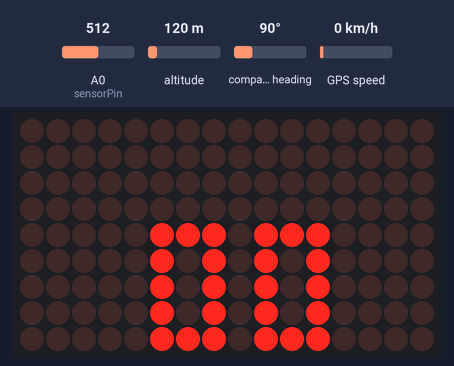
Bench run of a sketch on a simulated Arduino Mega 2560, built with avr-gcc and run on an emulated ATmega2560. On the bench: 16×9 LED matrix. The test bench sets the inputs (shaded band); at power-on: GPS speed 0 km/h, compass heading 90°, A0 (sensorPin) = 512, altitude 120 m. The GPS gets a fix after 3 s at 37.7749, -122.4194 with 8 satellites.

Above: at 4.1 s.
4.2 s: GPS speed set to 2 km/h
At 6.1 s:
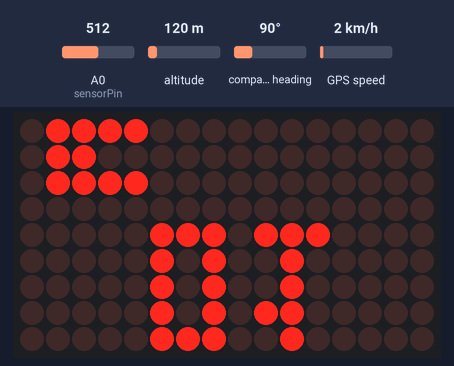
8.4 s: compass heading set to 72°
12.6 s: compass heading set to 63°
At 13.6 s:
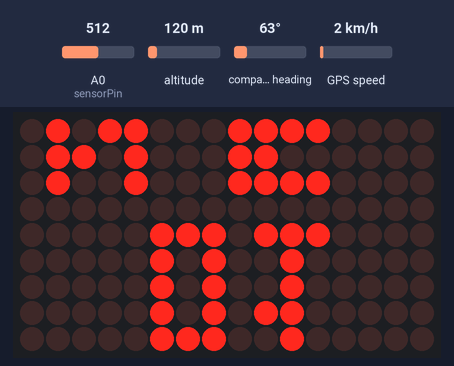
16.8 s: GPS speed set to 30 km/h
At 18.2 s:
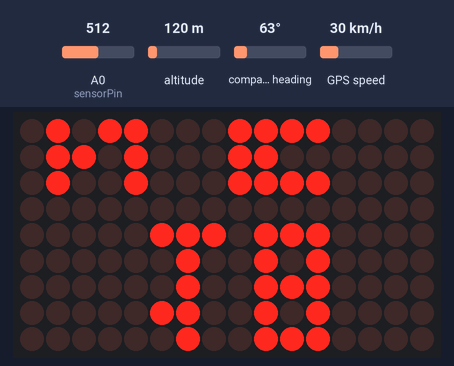
21.0 s: GPS speed set to 60 km/h
At 22.7 s:
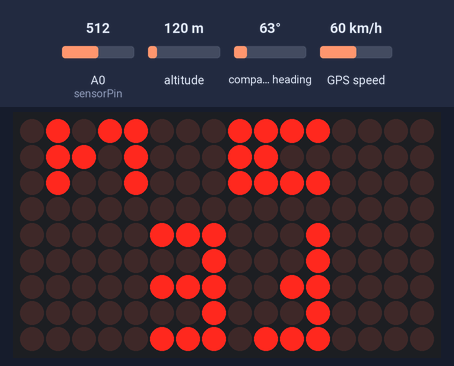
25.2 s: compass heading set to 7°
At 27.6 s:
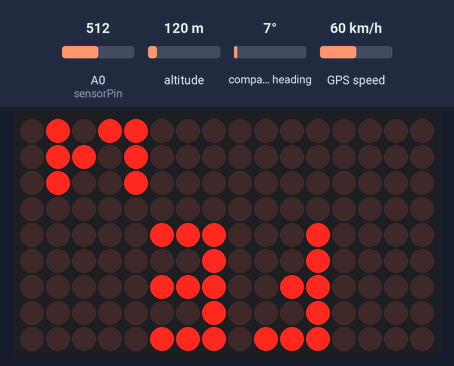
Timing chart, 0 to 29.1 s (numbered marks = the images above; inputs shaded):
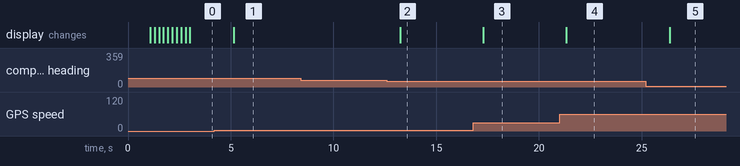

Measured:
- the behaviour switches between 68 and 67° on compass heading (found by bisection; images 1 and 2)
- after the input at 4.2 s, the display: changes after 0.95 s (image 1)
- after the input at 8.4 s, every drawn part: stays the same
- after the input at 12.6 s, the display: changes after 0.65 s (image 2)
- after the input at 16.8 s, the display: changes after 0.49 s (image 3)
- after the input at 21.0 s, the display: changes after 0.33 s (image 4)
- after the input at 25.2 s, the display: changes after 1.2 s (image 5)

The sketch:

GPS_dotmatrix.ino
```cpp
#include <Wire.h>
#include <Adafruit_GFX.h>
#include <Adafruit_IS31FL3731.h>
Adafruit_IS31FL3731 matrix = Adafruit_IS31FL3731();
#include <Adafruit_GPS.h>
#include <HardwareSerial.h>
//SoftwareSerial mySerial(3, 2);
//HardwareSerial mySerial = Serial;
Adafruit_GPS GPS(&Serial1);
#define GPSECHO  false
boolean usingInterrupt = false;
void useInterrupt(boolean); // Func prototype keeps Arduino 0023 happy
byte pos = 0;
int angle = 500;
int speed = 00;
int avg = 0;
uint8_t spones, sptens, sphund;

//Light Variables
int sensorPin = A0; // select the input pin for LDR
int light = 0;
int backl = 20;

int lux = 0;
float rawRange = 1024;
float logRange = 5.0; // 3.3v = 10^5 lux


void setup()
{
    //Wire.begin(4, 5);
    Wire.begin();


  matrix.begin();
  matrix.clear();


  //zero();

//  Serial.begin(19200);


  // 9600 NMEA is the default baud rate for Adafruit MTK GPS's- some use 4800
//  GPS.begin(9600);
  GPS.begin(19200);

  // uncomment this line to turn on RMC (recommended minimum) and GGA (fix data) including altitude
 // GPS.sendCommand(PMTK_SET_NMEA_OUTPUT_RMCGGA);
  // uncomment this line to turn on only the "minimum recommended" data
  GPS.sendCommand(PMTK_SET_NMEA_OUTPUT_RMCONLY);
  // For parsing data, we don't suggest using anything but either RMC only or RMC+GGA since
  // the parser doesn't care about other sentences at this time

  GPS.sendCommand("$PMTK251,19200*22");


  // Set the update rate
  GPS.sendCommand(PMTK_SET_NMEA_UPDATE_10HZ);   // 1 Hz update rate
  // For the parsing code to work nicely and have time to sort thru the data, and
  // print it out we don't suggest using anything higher than 1 Hz

  // Request updates on antenna status, comment out to keep quiet
  //GPS.sendCommand(PGCMD_ANTENNA);

  // the nice thing about this code is you can have a timer0 interrupt go off
  // every 1 millisecond, and read data from the GPS for you. that makes the
  // loop code a heck of a lot easier!
  //useInterrupt(true);

  delay(1000);
  // Ask for firmware version
  Serial1.println(PMTK_Q_RELEASE);
matrix.clear();
 working();
}


// Interrupt is called once a millisecond, looks for any new GPS data, and stores it


uint32_t timer = millis();


void loop()                     // run over and over again
{
  //working();
   // read data from the GPS in the 'main loop'
    char c = GPS.read();
    // if you want to debug, this is a good time to do it!


  // if a sentence is received, we can check the checksum, parse it...
  if (GPS.newNMEAreceived()) {
    // a tricky thing here is if we print the NMEA sentence, or data
    // we end up not listening and catching other sentences!
    // so be very wary if using OUTPUT_ALLDATA and trytng to print out data
    //Serial.println(GPS.lastNMEA());   // this also sets the newNMEAreceived() flag to false

    if (!GPS.parse(GPS.lastNMEA()))   // this also sets the newNMEAreceived() flag to false
      return;  // we can fail to parse a sentence in which case we should just wait for another
  }
  // if millis() or timer wraps around, we'll just reset it
  if (timer > millis())  timer = millis();
  // approximately every 2 seconds or so, print out the current stats
  if (millis() - timer > 100) {
    timer = millis(); // reset the timer

//Light calculation
light = analogRead(sensorPin);
//old value -  backl = map(constrain(light, 350, 1250),350, 2000, 5, 255);
//backl = map(constrain(light, 50, 1024), 50, 750, 3, 255);
 avg = map(constrain(light, 350, 1024),350, 1024, 3, 255);
 //averaging backlight values to fix streetlight issue
backl = (avg + (backl)) / 2;
//avg = avg / 2;


//lux = RawToLux(light);
//backl = map(constrain(lux, 3000, 55000), 3, 55000, 3, 255);


     //  GPS.angle = (int) angle;


   sphund = speed/100;
   sptens = speed%100/10;
   spones = speed%10;


  matrix.clear();

  // ~~~SPEED ONES DISPLAY~~~

   pos = 9;

 if (spones == 1){
one();
  }
  else if (spones == 2){
two();
  }
  else if (spones == 3){
three();
  }
  else if (spones == 4){
four();
  }
  else if (spones == 5){
five();
  }
  else if (spones == 6){
six();
  }
  else if (spones == 7){
seven();
  }
  else if (spones == 8){
eight();
  }
  else if (spones == 9){
nine();
  }
  else if (spones == 0){
zero();
  }
  else {
;
  }


  // ~~~SPEED TENS DISPLAY~~~

   pos = 5;


 if (sptens == 1){
one();
  }
  else if (sptens == 2){
two();
  }
  else if (sptens == 3){
three();
  }
  else if (sptens == 4){
four();
  }
  else if (sptens == 5){
five();
  }
  else if (sptens == 6){
six();
  }
  else if (sptens == 7){
seven();
  }
  else if (sptens == 8){
eight();
  }
  else if (sptens == 9){
nine();
  }
  else if (sptens == 0){
zero();
  }
  else {
;
  }


  // ~~~SPEED HUNDRED DISPLAY~~~

pos = 1;

  if (sphund == 0){
;
  }
  else if (sphund == 1){
one();
  }
  else if (sphund == 2){
two();
  }
  else {
;
  }

 // ~~~DIRECTION DISPLAY~~~
  if (speed == 00){
  ;
  }
  else if (angle < 23){
  pos = 1;
  north();
  }

  else if (angle < 68){
  pos = 1;
  north();
  pos = 8;
  east();
  }

  else if (angle < 113){
  pos = 1;
  east();
  }

  else if (angle < 158){
  pos = 1;
  south();
  pos = 8;
  east();
  }

  else if (angle < 202){
  pos = 1;
  south();
  }

  else if (angle < 247){
  pos = 1;
  south();
  pos = 8;
  west();
  }

  else if (angle < 293){
  pos = 1;
  west();
  }

  else if (angle < 338){
  pos = 1;
  north();
  pos = 8;
  west();
  }

  else if (angle < 361){
  pos = 1;
  north();
  }
  else {
   pos = 1;
   east();
   pos = 8;
   arr();
   pos = 11;
   arr();
  }

//    Serial.print("\nTime: ");
//    Serial.print(GPS.hour, DEC); Serial.print(':');
//    Serial.print(GPS.minute, DEC); Serial.print(':');
//    Serial.print(GPS.seconds, DEC); Serial.print('.');
 //   Serial.println(GPS.milliseconds);
//    Serial.print("Arduino Angle: "); Serial.println(angle);
//    Serial.print("Date: ");
//    Serial.print(GPS.day, DEC); Serial.print('/');
//    Serial.print(GPS.month, DEC); Serial.print("/20");
//    Serial.println(GPS.year, DEC);
//    Serial.print("Fix: "); Serial.println((int)GPS.fix);
//    Serial.print("quality: "); Serial.println((int)GPS.fixquality);
//    Serial.print("Raw value: ");Serial.println(light); //prints the values coming from the sensor on the screen
//    Serial.print("lux: ");Serial.println(lux); //prints the values coming from the sensor on the screen
//    Serial.print("Backlight Value: ");Serial.println(backl); //prints the values coming from the sensor on the screen
//    Serial.print("hundreds:  "); Serial.println(sphund);
//    Serial.print("tens:  "); Serial.println(sptens);
//    Serial.print("ones:  "); Serial.println(spones);


    if (GPS.fix) {
      angle = (int)GPS.angle;
      speed = (GPS.speed) * 1.15078;

//      Serial.print("Speed (knots): "); Serial.println(GPS.speed); Serial.println(speed);
//      Serial.print("Angle: "); Serial.println((int)GPS.angle);
//      Serial.print("Altitude: "); Serial.println(GPS.altitude);
//      Serial.print("Satellites: "); Serial.println((int)GPS.satellites);
//      Serial.println(" . "); Serial.println(" ");


    }


  }
}

void one(){
matrix.drawPixel(pos, 4, backl);
matrix.drawPixel(pos, 7, backl);
matrix.drawPixel(pos + 1, 4, backl);
matrix.drawPixel(pos + 1, 5, backl);
matrix.drawPixel(pos + 1, 6, backl);
matrix.drawPixel(pos + 1, 7, backl);
matrix.drawPixel(pos + 1, 8, backl);
matrix.drawPixel(pos + 2, 4, backl);
}

void two(){
matrix.drawPixel(pos, 4, backl);
matrix.drawPixel(pos, 5, backl);
matrix.drawPixel(pos, 6, backl);
matrix.drawPixel(pos, 8, backl);
matrix.drawPixel(pos + 1, 4, backl);
matrix.drawPixel(pos + 1, 6, backl);
matrix.drawPixel(pos + 1, 8, backl);
matrix.drawPixel(pos + 2, 4, backl);
matrix.drawPixel(pos + 2, 6, backl);
matrix.drawPixel(pos + 2, 7, backl);
matrix.drawPixel(pos + 2, 8, backl);
}

void three(){
matrix.drawPixel(pos, 8, backl);
matrix.drawPixel(pos, 6, backl);
matrix.drawPixel(pos, 4, backl);
matrix.drawPixel(pos + 1, 8, backl);
matrix.drawPixel(pos + 1, 6, backl);
matrix.drawPixel(pos + 1, 4, backl);
matrix.drawPixel(pos + 2, 8, backl);
matrix.drawPixel(pos + 2, 7, backl);
matrix.drawPixel(pos + 2, 6, backl);
matrix.drawPixel(pos + 2, 5, backl);
matrix.drawPixel(pos + 2, 4, backl);
}

void four(){

matrix.drawPixel(pos, 6, backl);
matrix.drawPixel(pos, 7, backl);
matrix.drawPixel(pos, 8, backl);
matrix.drawPixel(pos + 1, 6, backl);
matrix.drawPixel(pos + 2, 7, backl);
matrix.drawPixel(pos + 2, 4, backl);
matrix.drawPixel(pos + 2, 5, backl);
matrix.drawPixel(pos + 2, 6, backl);
}

void five(){
matrix.drawPixel(pos, 4, backl);
matrix.drawPixel(pos, 6, backl);
matrix.drawPixel(pos, 7, backl);
///matrix.drawPixel(pos, 8, backl);
matrix.drawPixel(pos + 1, 4, backl);
matrix.drawPixel(pos + 1, 6, backl);
matrix.drawPixel(pos + 1, 8, backl);
matrix.drawPixel(pos + 2, 4, backl);
matrix.drawPixel(pos + 2, 5, backl);
matrix.drawPixel(pos + 2, 6, backl);
matrix.drawPixel(pos + 2, 8, backl);
}

void six(){
matrix.drawPixel(pos, 4, backl);
matrix.drawPixel(pos, 5, backl);
matrix.drawPixel(pos, 6, backl);
matrix.drawPixel(pos, 7, backl);
//matrix.drawPixel(pos, 8, backl);
matrix.drawPixel(pos + 1, 4, backl);
matrix.drawPixel(pos + 1, 6, backl);
matrix.drawPixel(pos + 1, 8, backl);
matrix.drawPixel(pos + 2, 4, backl);
matrix.drawPixel(pos + 2, 5, backl);
matrix.drawPixel(pos + 2, 6, backl);
matrix.drawPixel(pos + 2, 8, backl);
}

void seven(){
matrix.drawPixel(pos, 8, backl);
matrix.drawPixel(pos + 1, 6, backl);
matrix.drawPixel(pos + 1, 8, backl);
matrix.drawPixel(pos + 2, 4, backl);
matrix.drawPixel(pos + 2, 5, backl);
matrix.drawPixel(pos + 2, 6, backl);
matrix.drawPixel(pos + 2, 7, backl);
matrix.drawPixel(pos + 2, 8, backl);
}

void eight(){
matrix.drawPixel(pos, 4, backl);
matrix.drawPixel(pos, 5, backl);
matrix.drawPixel(pos, 6, backl);
matrix.drawPixel(pos, 7, backl);
matrix.drawPixel(pos, 8, backl);
matrix.drawPixel(pos + 1, 4, backl);
matrix.drawPixel(pos + 1, 6, backl);
matrix.drawPixel(pos + 1, 8, backl);
matrix.drawPixel(pos + 2, 4, backl);
matrix.drawPixel(pos + 2, 5, backl);
matrix.drawPixel(pos + 2, 6, backl);
matrix.drawPixel(pos + 2, 7, backl);
matrix.drawPixel(pos + 2, 8, backl);


}void nine(){
matrix.drawPixel(pos, 4, backl);
matrix.drawPixel(pos, 6, backl);
matrix.drawPixel(pos, 7, backl);
matrix.drawPixel(pos, 8, backl);
matrix.drawPixel(pos + 1, 4, backl);
matrix.drawPixel(pos + 1, 6, backl);
matrix.drawPixel(pos + 1, 8, backl);
matrix.drawPixel(pos + 2, 5, backl);
matrix.drawPixel(pos + 2, 6, backl);
matrix.drawPixel(pos + 2, 7, backl);
matrix.drawPixel(pos + 2, 8, backl);
}

void zero(){
matrix.drawPixel(pos, 4, backl);
matrix.drawPixel(pos, 5, backl);
matrix.drawPixel(pos, 6, backl);
matrix.drawPixel(pos, 7, backl);
matrix.drawPixel(pos, 8, backl);
matrix.drawPixel(pos + 1, 4, backl);
matrix.drawPixel(pos + 1, 8, backl);
matrix.drawPixel(pos + 2, 4, backl);
matrix.drawPixel(pos + 2, 5, backl);
matrix.drawPixel(pos + 2, 6, backl);
matrix.drawPixel(pos + 2, 7, backl);
matrix.drawPixel(pos + 2, 8, backl);
}

//void east(){
//matrix.drawPixel(pos + 0, 0, backl);
//matrix.drawPixel(pos + 0, 1, backl);
//matrix.drawPixel(pos + 0, 2, backl);
//matrix.drawPixel(pos + 1, 0, backl);
//matrix.drawPixel(pos + 1, 1, backl);
//matrix.drawPixel(pos + 1, 2, backl);
//matrix.drawPixel(pos + 2, 0, backl);
//matrix.drawPixel(pos + 2, 2, backl);
//}
//void north(){
//matrix.drawPixel(pos + 0, 0, backl);
//matrix.drawPixel(pos + 0, 1, backl);
//matrix.drawPixel(pos + 0, 2, backl);
//matrix.drawPixel(pos + 1, 1, backl);
//matrix.drawPixel(pos + 2, 0, backl);
//matrix.drawPixel(pos + 2, 1, backl);
//matrix.drawPixel(pos + 2, 2, backl);
//}
//
//void south(){
//matrix.drawPixel(pos + 0, 0, backl);
//matrix.drawPixel(pos + 0, 2, backl);
//matrix.drawPixel(pos + 1, 0, backl);
//matrix.drawPixel(pos + 1, 1, backl);
//matrix.drawPixel(pos + 1, 2, backl);
//matrix.drawPixel(pos + 2, 0, backl);
//matrix.drawPixel(pos + 2, 2, backl);
//}
//
//void west(){
//matrix.drawPixel(pos + 0, 0, backl);
//matrix.drawPixel(pos + 0, 1, backl);
//matrix.drawPixel(pos + 0, 2, backl);
//matrix.drawPixel(pos + 1, 0, backl);
//matrix.drawPixel(pos + 1, 1, backl);
//matrix.drawPixel(pos + 2, 0, backl);
//matrix.drawPixel(pos + 2, 1, backl);
//matrix.drawPixel(pos + 2, 2, backl);
//}


// ~~~BIGGER DIRECTION DISPLAYS~~~
void north(){
matrix.drawPixel(pos + 0, 0, backl);
matrix.drawPixel(pos + 0, 1, backl);
matrix.drawPixel(pos + 0, 2, backl);
matrix.drawPixel(pos + 1, 1, backl);
matrix.drawPixel(pos + 2, 0, backl);
matrix.drawPixel(pos + 3, 0, backl);
matrix.drawPixel(pos + 3, 1, backl);
matrix.drawPixel(pos + 3, 2, backl);
}

void east(){
matrix.drawPixel(pos + 0, 0, backl);
matrix.drawPixel(pos + 0, 1, backl);
matrix.drawPixel(pos + 0, 2, backl);
matrix.drawPixel(pos + 1, 0, backl);
matrix.drawPixel(pos + 1, 1, backl);
matrix.drawPixel(pos + 1, 2, backl);
matrix.drawPixel(pos + 2, 0, backl);
matrix.drawPixel(pos + 2, 2, backl);
matrix.drawPixel(pos + 3, 0, backl);
matrix.drawPixel(pos + 3, 2, backl);
}

void south(){
matrix.drawPixel(pos + 0, 0, backl);
matrix.drawPixel(pos + 0, 2, backl);
matrix.drawPixel(pos + 1, 0, backl);
matrix.drawPixel(pos + 1, 1, backl);
matrix.drawPixel(pos + 1, 2, backl);
matrix.drawPixel(pos + 2, 0, backl);
matrix.drawPixel(pos + 2, 1, backl);
matrix.drawPixel(pos + 2, 2, backl);
matrix.drawPixel(pos + 3, 0, backl);
matrix.drawPixel(pos + 3, 2, backl);
}

void west(){
matrix.drawPixel(pos + 0, 0, backl);
matrix.drawPixel(pos + 0, 1, backl);
matrix.drawPixel(pos + 0, 2, backl);
matrix.drawPixel(pos + 1, 0, backl);
matrix.drawPixel(pos + 1, 1, backl);
matrix.drawPixel(pos + 2, 0, backl);
matrix.drawPixel(pos + 3, 0, backl);
matrix.drawPixel(pos + 3, 1, backl);
matrix.drawPixel(pos + 3, 2, backl);
}

void arr(){
matrix.drawPixel(pos + 0, 0, backl);
matrix.drawPixel(pos + 0, 1, backl);
matrix.drawPixel(pos + 0, 2, backl);
matrix.drawPixel(pos + 1, 2, backl);
matrix.drawPixel(pos + 2, 2, backl);
matrix.drawPixel(pos + 3, 2, backl);
}

void working(){

  // 5
  // 9
matrix.clear();
  pos = 1;
  one();
  pos = 5;
  one();
  pos = 9;
  one();
delay(150);
matrix.clear();
  pos = 1;
  one();
  pos = 5;
  two();
  pos = 9;
  two();
delay(150);
matrix.clear();
  pos = 1;
  one();
  pos = 5;
  three();
  pos = 9;
  three();
delay(150);
matrix.clear();
  pos = 1;
  one();
  pos = 5;
  four();
  pos = 9;
  four();
delay(150);
matrix.clear();
  pos = 1;
  one();
  pos = 5;
  five();
  pos = 9;
  five();
delay(150);
matrix.clear();
  pos = 1;
  one();
  pos = 5;
  six();
  pos = 9;
  six();
delay(150);
matrix.clear();
  pos = 1;
  one();
  pos = 5;
  seven();
  pos = 9;
  seven();
delay(150);
matrix.clear();
  pos = 1;
  one();
  pos = 5;
  eight();
  pos = 9;
  eight();
delay(150);
matrix.clear();
  pos = 1;
  one();
  pos = 5;
  nine();
  pos = 9;
  nine();
delay(150);


}

float RawToLux(int raw)
{
  float logLux = raw * logRange / rawRange;
  return pow(10, logLux);
}
```
